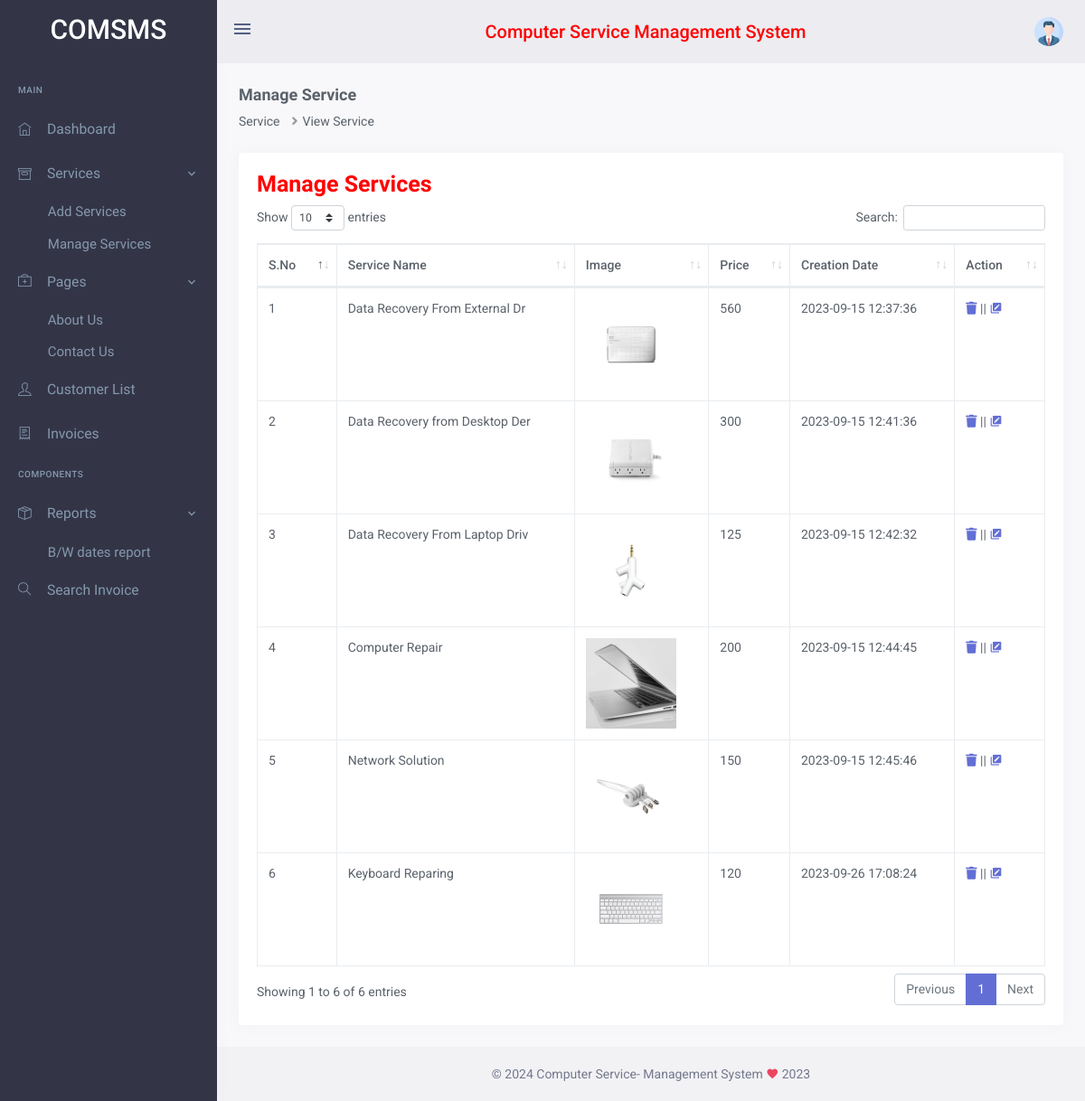
The app's page /comsms/admin/manage-services.php (signed in) with its own data.
### tables this page shows
CREATE TABLE `tblservice` (
  `ID` int(10) NOT NULL,
  `ServiceName` varchar(30) DEFAULT NULL,
  `ServiceDes` mediumtext DEFAULT NULL,
  `Image` varchar(200) DEFAULT NULL,
  `Price` decimal(10,0) NOT NULL,
  `CreationDate` timestamp NOT NULL DEFAULT current_timestamp()
);

### comsms/admin/manage-services.php (the view, shortened to what this page needs)
<?php
include('includes/dbconnection.php');
if (strlen($_SESSION['comsmsaid']==0)) {
  header('location:logout.php');
  } else{
?>
<!doctype html>
<html lang="en">
    <head>
       <?php include_once('includes/css.php'); ?>
    </head>
    <body data-sidebar="dark">
        <div id="layout-wrapper">
            <?php include_once('includes/header.php');?>
           <?php include_once('includes/sidebar.php');?>
            <div class="main-content">
                <div class="page-content">
                    <div class="container-fluid">
                        <div class="row align-items-center">
                            <div class="col-sm-6">
                                <div class="page-title-box">
                                    <h4 class="font-size-18">Manage Service</h4>
                                    <ol class="breadcrumb mb-0">
                                        <li class="breadcrumb-item">Service</li>
                                        <li class="breadcrumb-item">View Service</li>
                                    </ol>
                                </div>
                            </div>
                        </div>
                        <div class="row">
                            <div class="col-12">
                                <div class="card">
                                    <div class="card-body">
                                        <h4 class="card-title" style="color: red;font-size: 25px">Manage Services</h4>
                                        <table id="datatable" class="table table-bordered dt-responsive nowrap" style="border-collapse: collapse; border-spacing: 0; width: 100%;">
                                            <thead>
                                            <tr>
                                                <th>S.No</th>
                                                <th>Service Name</th>
                                                <th>Image</th>
                                                <th>Price</th>
                                                <th>Creation Date</th>
                                                <th>Action</th>
                                            </tr>
                                            </thead>
                                            <tbody>
                                                 <?php
$ret=mysqli_query($con,"select * from tblservice");
$cnt=1;
while ($row=mysqli_fetch_array($ret)) {
?>
                                            <tr>
                                                <td><?php echo $cnt;?></td>
                                                <td><?php  echo $row['ServiceName'];?></td>
                    <td><img src="images/<?php  echo $row['Image'];?>" width="100" height="100"></td>
                                                <td><?php  echo $row['Price'];?></td>
                                                <td><?php  echo $row['CreationDate'];?></td>
                                                  <td><a href="manage-services.php?delid=<?php echo ($row['ID']);?>" onclick="return confirm('Do you really want to Delete ?');"><i class="fa fa-trash" aria-hidden="true"></i></a> || <a href="edit-service-detail.php?editid=<?php echo htmlentities ($row['ID']);?>"><i class="mdi mdi-pencil-box-multiple
" aria-hidden="true"></i></a></td>
                                            </tr>
                                        <?php
$cnt=$cnt+1;
}?>
                                            </tbody>
                                        </table>
                                    </div>
                                </div>
                            </div>
                        </div>
                    </div>
                </div>
<?php include_once('includes/footer.php');?>
            </div>
        </div>
    </body>
</html>
<?php  } ?>

### records on screen
tblservice: ServiceName "Data Recovery From External Dr", Image (picture), Price "560", CreationDate "2023-09-15 12:37:36"
tblservice: ServiceName "Data Recovery from Desktop Der", Image (picture), Price "300", CreationDate "2023-09-15 12:41:36"
tblservice: ServiceName "Data Recovery From Laptop Driv", Image (picture), Price "125", CreationDate "2023-09-15 12:42:32"
tblservice: ServiceName "Computer Repair", Image (picture), Price "200", CreationDate "2023-09-15 12:44:45"
tblservice: ServiceName "Network Solution", Image (picture), Price "150", CreationDate "2023-09-15 12:45:46"
tblservice: ServiceName "Keyboard Reparing", Image (picture), Price "120", CreationDate "2023-09-26 17:08:24"
